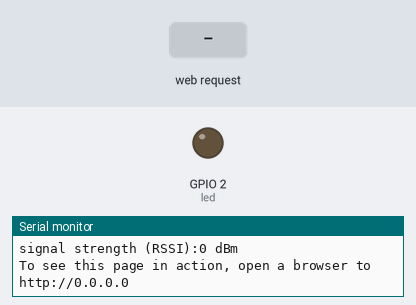
Simulated run of this sketch. Board: ESP8266 (NodeMCU). On the bench: output pins drawn as LEDs (lit = HIGH), the last lines printed to the serial monitor. The inputs (shaded band) are chosen by the test bench.

Above: at 11.2 s.
11.3 s: HTTP request GET /H received
At 12.2 s:
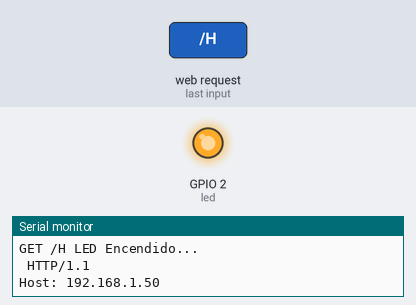
12.8 s: HTTP request GET /L received
At 13.3 s:
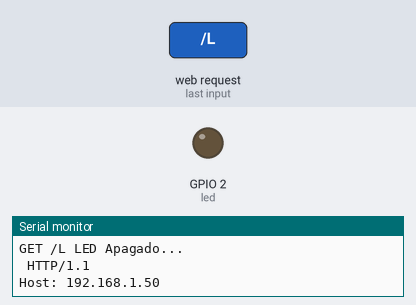
Timing chart, 0 to 15.8 s (numbered marks = the images above; inputs shaded):
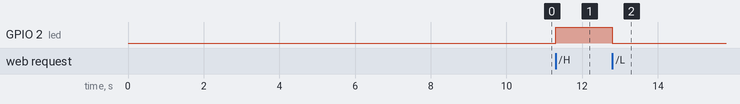

The sketch:

Esp32_AccesPoint.ino
```cpp
//#include <WiFi.h>
#include <ESP8266WiFi.h>

const char* ssid = "ESP32-Acces-Point";
const char* password = "davidprr";

//  Definiendo el puerto del servidor a 80
WiFiServer server(80);

int led =  LED_BUILTIN;
int status = WL_IDLE_STATUS;


void setup() {
  Serial.begin(9600);

  pinMode(led, OUTPUT);

  digitalWrite(led, LOW);

  if(WiFi.status() == WL_NO_SHIELD) {
    Serial.println("WiFi shield no encontrada");
    while(true);
  }

  Serial.print("Ceando Acces Point llamado: ");
  Serial.println(ssid);

  status = WiFi.softAP(ssid);
  /*if(status != WL_AP_LISTENING) {
    Serial.println("Error creando Acces Point");

    while(true);
  }*/

  delay(10000);

  server.begin();

  printWiFiStatus();
}

void loop() {
  WiFiClient client = server.available();

  if(client) {
    Serial.println("Nuevo Cliente");
    String currentLine = "";
    while (client.connected()) {
      if(client.available()) {
        char c = client.read();
        Serial.write(c);
        if(c == '\n') {

          if(currentLine.length() == 0) {
            // HTTP headers always start with a response code (e.g. HTTP/1.1 200 OK)
            // and a content-type so the client knows what's coming, then a blank line:
            client.println("HTTP/1.1 200 OK");
            client.println("Content-type:text/html");
            client.println();

            // The HTTP response ends with another blank line:
            client.println();
            // break out of the while loop:
            break;
          } else {
            currentLine = "";
          }
        } else if(c != '\r') {
          currentLine += c;
        }

        if (currentLine.endsWith("/H")) {
          Serial.println(" LED Encendido...");
          digitalWrite(led, HIGH);               // GET /H turns the LED on
        }
        if (currentLine.endsWith("/L")) {
          Serial.println(" LED Apagado...");
          digitalWrite(led, LOW);                // GET /L turns the LED off
        }
      }
    }
    /*client.stop();
    Serial.println("client disconnected");*/
  }
}

void printWiFiStatus() {
  // print the SSID of the network you're attached to:
  Serial.print("SSID: ");
  Serial.println(WiFi.SSID());

  // print your WiFi shield's IP address:
  IPAddress ip = WiFi.localIP();
  Serial.print("IP Address: ");
  Serial.println(ip);

  // print the received signal strength:
  long rssi = WiFi.RSSI();
  Serial.print("signal strength (RSSI):");
  Serial.print(rssi);
  Serial.println(" dBm");
  // print where to go in a browser:
  Serial.print("To see this page in action, open a browser to http://");
  Serial.println(ip);

}
```

Measured:
- after the input at 11.3 s, GPIO 2 (led): LOW → HIGH at once
- after the input at 12.8 s, GPIO 2 (led): HIGH → LOW at once
